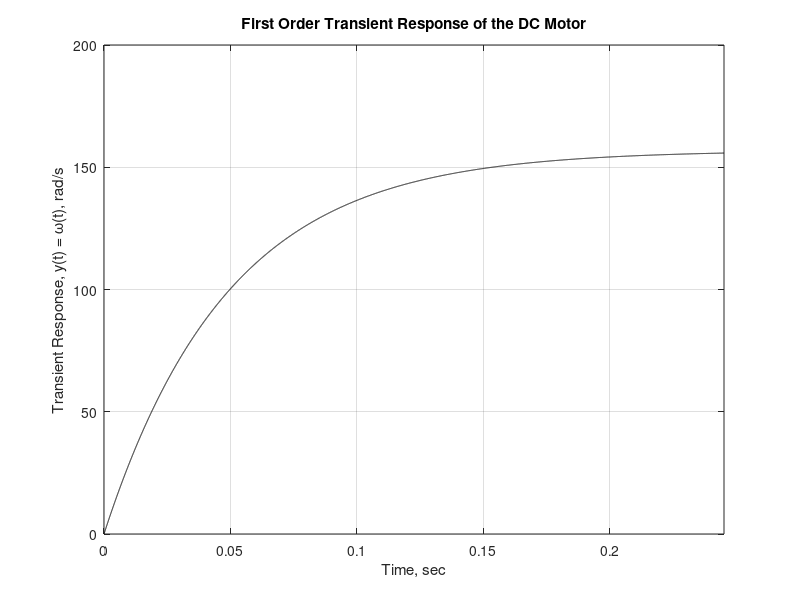

This chart was generated by the following MATLAB code:
% %%%%%%%%%%%%%%%%%%%%%%%%%%%%%%%%%%%%%%%%%%%%%%%%%%%%%%%%%%%%%%%%%%%%%%% %
% Course: System Dynamics and Control                       ME 3030-21 WI19
% Author: Prof. M Diaz-Maldonado                          Date: Dec/28/2019
% %%%%%%%%%%%%%%%%%%%%%%%%%%%%%%%%%%%%%%%%%%%%%%%%%%%%%%%%%%%%%%%%%%%%%%% %
% Synopsis:
% Example 10-3: Transient Response of a DC Motor (simplified model). 
% Reproduces the results of Example 10-3 of Kluever's textbook and plots
% the transient response (motor angular velocity).
% %%%%%%%%%%%%%%%%%%%%%%%%%%%%%%%%%%%%%%%%%%%%%%%%%%%%%%%%%%%%%%%%%%%%%%% %
clear;
close all;
clc;

% defines system constants:
% inductance, Henries, H
L = 0;
% resistance, Ohms, \Omega
R = 0.5;
% motor-torque constant, N m / A
Km = 0.05;
% back EMF constant, V s/rad
Kb = 0.05;
%  motor's moment of inertia, kg m^2
J = 2.5e-4; % overdamped
%J = 4.e-6; % underdamped
% bearing friction, N m s/rad
b = 1e-4;
% source voltage step-input, Volts, V
A = 8;

% first dynamic system constants
tau = (R * J) / (b * R + Kb * Km);
% non-homogeneous coefficient
b0 = Km/(b * R + Kb * Km);

% settling time, seconds, s
ts = 4 * tau

% the DC Gain,  (rad/s) / V 
DCG = b0

% the steady-state motor speed (derivatives equal to zero), rad/s
w_ss = DCG * A

% plot the first-order response
t = linspace(0, 5*tau, 1e4);
y = b0 * A * ( 1 - exp(-t/tau) );
plot(t, y, '-k');
grid on;
xlabel('Time, sec');
ylabel('Transient Response, y(t) = \omega(t), rad/s');
title('First Order Transient Response of the DC Motor');

xlim([0 5*tau]);
